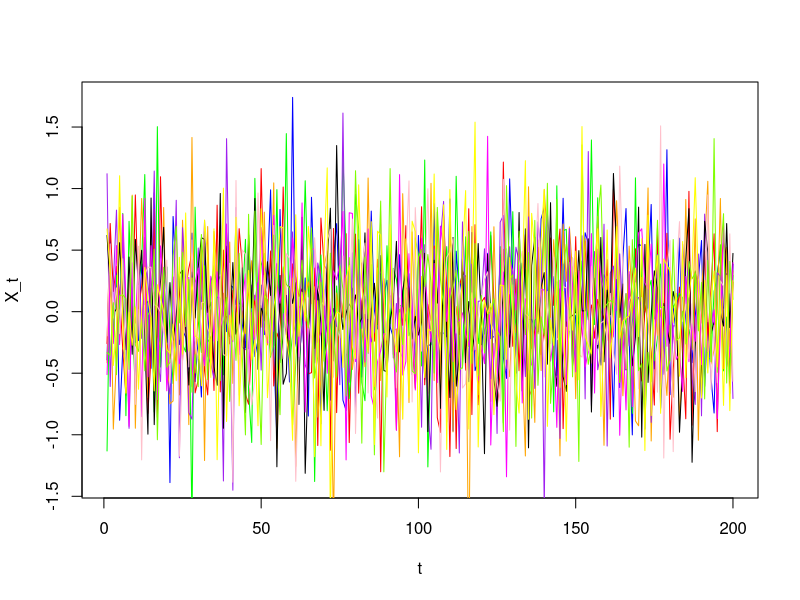
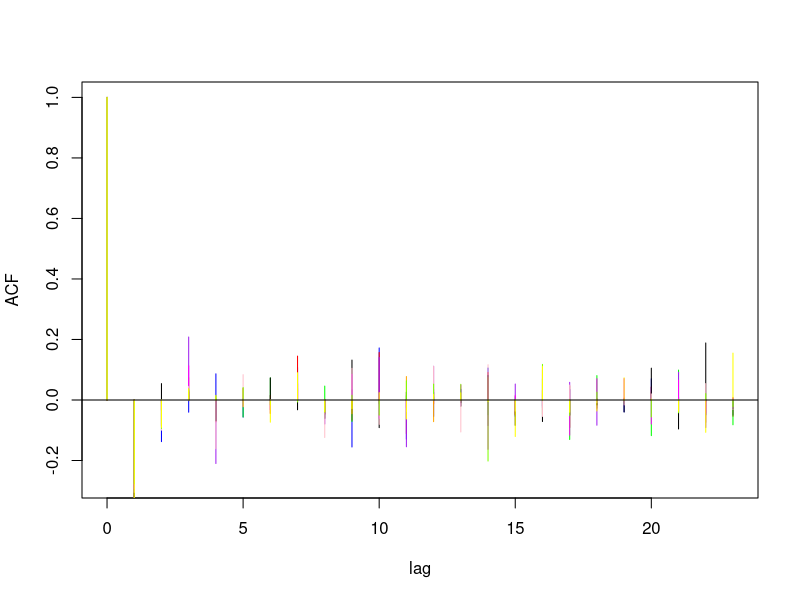
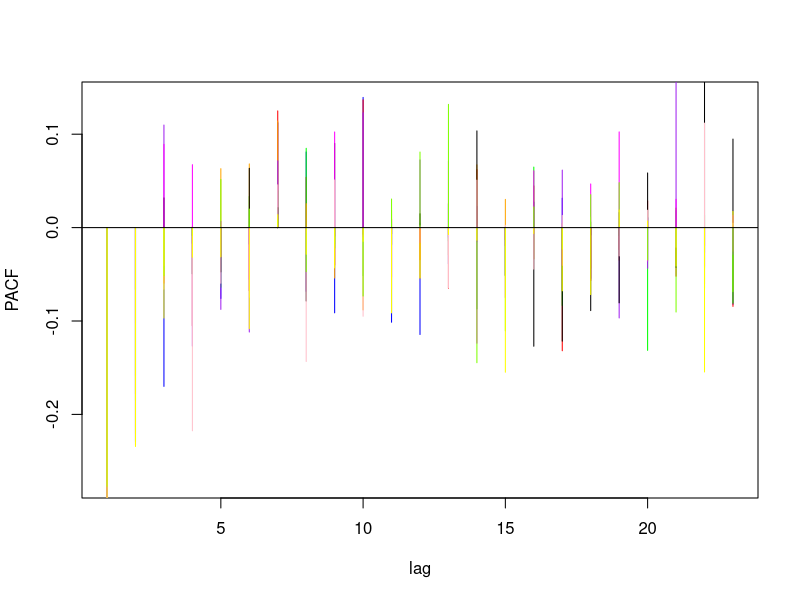

Source code (R) for these figures, in order:
#simulering 
p <- 2 # AR order
q <- 3# MA order

theta <- c(-0.8)
phi <- c(0.8,-0.5)

cat("AR parameters:",round(theta,3))
cat("MA parameters:",round(phi,3))
n <- 200
colours = list("blue","red","green","orange","purple","black","magenta","pink","chartreuse","yellow")
set.seed(1213)
y = matrix(0,10,200)
# plotting realizations
for (i in 1:10) {
    # set.seed(i)
    ts <- arima.sim(list(ar=theta,ma=phi), n, sd=0.4)
    y[i,] <- ts[1:200]
    t = c(1:200)
    if (i == 1) {
    plot(t,y[i,],type="l",col=toString(colours[i]),xlab="t",ylab="X_t")
    }
    else {
    lines(t,y[i,],type="l",col=toString(colours[i]))  
    }
}

#plotting acf and pacf
A <- acf(y[i,],main="ACF",plot = FALSE) 
A$lag
for (i in 1:10) {
    ACF <- acf(y[i,],main="ACF",plot = FALSE) 
    if (i == 1) {
    plot(ACF$lag,ACF$acf,type="h",col=toString(colours[i]),xlab="lag",ylab="ACF")
    }
    else {
    lines(ACF$lag,ACF$acf,type="h",col=toString(colours[i]))  
    }

}
abline(h = 0)

for (i in 1:10) {
    PACF <- pacf(y[i,],main="ACF",plot = FALSE) 
    if (i == 1) {
    plot(PACF$lag,PACF$acf,type="h",col=toString(colours[i]),xlab="lag",ylab="PACF")
    }
    else {
    lines(PACF$lag,PACF$acf,type="h",col=toString(colours[i]))  
    }

}
abline(h = 0)
